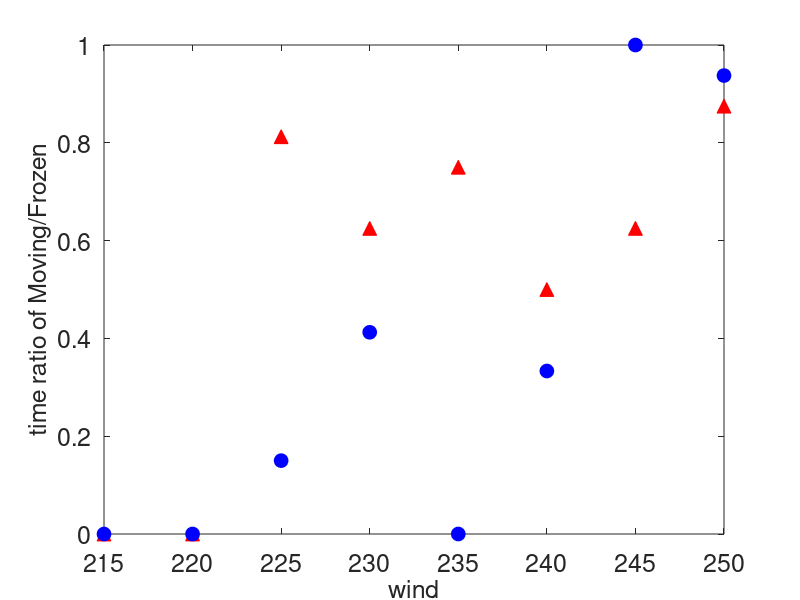

Recreate this plot in MATLAB.
clc;clear all;close all
wind=215:5:250;
Dexp=[0 0 13/16 5/8 3/4 1/2 5/8 7/8; ...
      0 0 72/480 198/480 0 1/3 1 15/16];

plot(wind,Dexp(1,:),'r^','LineStyle','none','MarkerSize',10,'MarkerFaceColor','r');
hold on
plot(wind,Dexp(2,:),'bo','LineStyle','none','MarkerSize',10,'MarkerFaceColor','b');

set(gca,'ylim',[0 1],'FontSize',18);
xlabel('wind','FontSize',18);
ylabel('time ratio of Moving/Frozen','FontSize',18);
